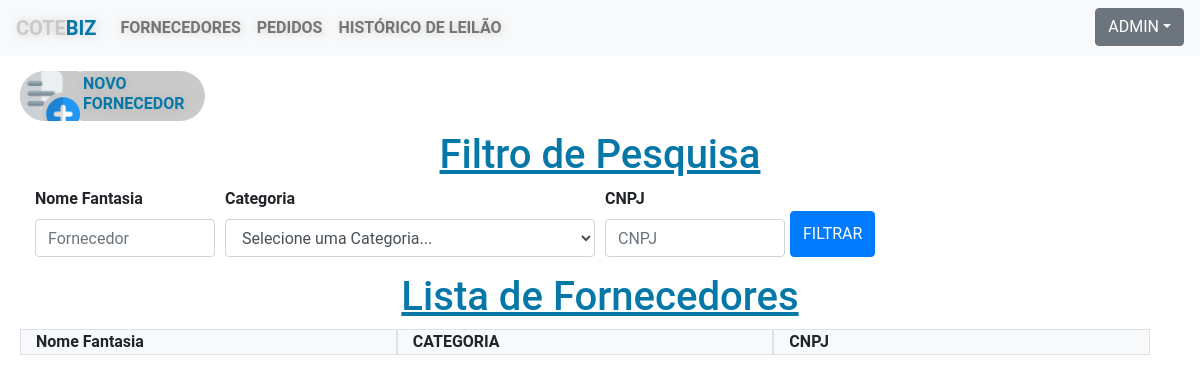
Page /listar_fornecedores/ (signed in) on the earlier database version.
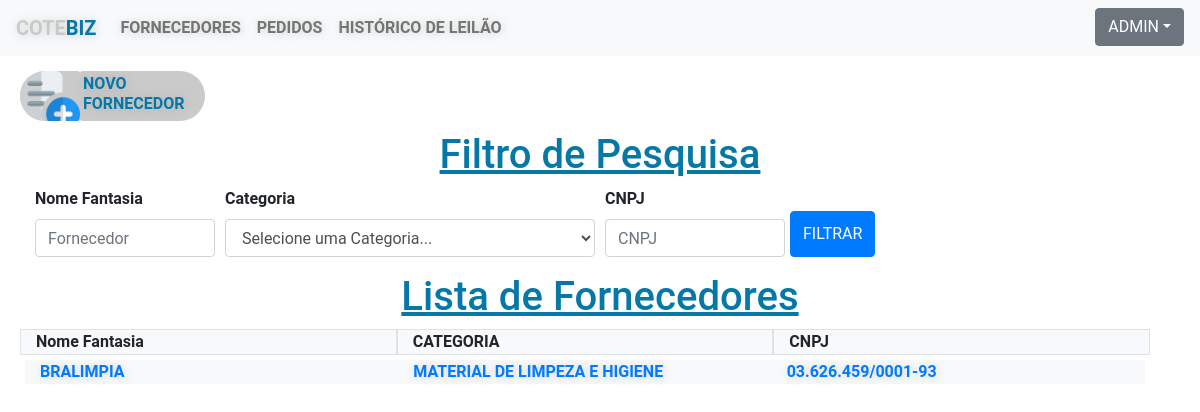
Same page on the later database version.
### core/models.py (models this page shows, shortened)
class Fornecedor(models.Model):
    fornecedor = models.CharField('Nome Fantasia', max_length=40, unique=True)
    razao_social = models.CharField('Razão Social.', max_length=80)
    cnpj = models.CharField('CNPJ',max_length=18)
    inscricao_estadual = models.CharField('I.Estadual:',max_length=15)
    categoria_choices = (
                ('Material de Limpeza e Higiene','Material de Limpeza e Higiene'),
                ('Material de Copa','Material de Copa'),
                ('Alimentos em Geral', 'Alimentos em Geral'),
                ('Frutas e Verduras', 'Frutas e Verduras'),
                ('Material de Escritório', 'Material de Escritório'),
                ('Bebidas', 'Bebidas'),
                ('Descartáveis e Embalagens', 'Descartáveis e Embalagens'),
                ('Itens de Manutenção Básica', 'Itens de Manutenção Básica'),
    )
    categoria = models.CharField(max_length=100, choices=categoria_choices)
    cep = models.CharField('CEP', max_length=11)
    rua = models.CharField('Rua', max_length=100)
    bairro = models.CharField('Bairro', max_length=30)
    cidade = models.CharField('Cidade', max_length=30)
    uf = models.CharField('UF', max_length=30)
    numero = models.CharField('Número', max_length=10)
    telefone = models.CharField('Telefone', max_length=16, null=True, blank=True)
    celular = models.CharField('Celular', max_length=17, null=True, blank=True)
    email = models.CharField('Email', max_length=150, null=True, blank=True)
    observacao = models.CharField('Observação', max_length=400, null=True, blank=True)
    class Meta:
        verbose_name ='Fornecedor'
        verbose_name_plural ='Fornecedores'

### core/views.py (the view)
# urls.py: path('listar_fornecedores/', views.listar_fornecedores, name='listar_fornecedores'),
@login_required(login_url='/login_user/')
def listar_fornecedores(request):
    if str(request.user) == 'admin':
        fornecedores_all = Fornecedor.objects.all()
        fornecedor_query = request.GET.get('fornecedor')
        cnpj_query = request.GET.get('cnpj')
        categoria_query = request.GET.get('categoria')
        if fornecedor_query != '' and fornecedor_query is not None:
            fornecedores_all = fornecedores_all.filter(fornecedor__icontains=fornecedor_query)
        if cnpj_query != '' and cnpj_query is not None:
            fornecedores_all = fornecedores_all.filter(cnpj__icontains=cnpj_query)
        if categoria_query != '' and categoria_query is not None:
            fornecedores_all = fornecedores_all.filter(categoria__icontains=categoria_query)
        context={
            'fornecedores_all': fornecedores_all
        }
        return render(request, "listar_fornecedores.html", context)
    else:
        return redirect('/')

### core/templates/listar_fornecedores.html (shortened to what this page needs)
{% extends "pagina_modelo.html" %}
{% load static %}
{% block content %}
<link rel="stylesheet" href="{% static 'css/lista-fornecedor.css' %}">
<div class="conteudo">
    <div class="container">
        <div class="row">
            <a onclick="limpar_campos()" href="/cadastrar_fornecedor/">
                <div class="logo-container">
                     <div class="logo face">
                         <img src="/static/imagens/add-pedido.png" alt="pedido de cotação">
                     </div>
                     <div class="brand">
                         Novo Fornecedor
                     </div>
                 </div>
             </a>
        </div>
    </div>
    <div class="container">
        <h1 class="text-center "><u>Filtro de Pesquisa</u></h1>
        <form method="GET" action="#">
            <div class="form-row">
              <div class="form-group  col-md-2 col-lg-2">
                  <label for="fornecedor"><strong>Nome Fantasia</strong></label>
                  <input type="text" class="form-control" id="fornecedor" name="fornecedor" placeholder="Fornecedor">
              </div>
              <div class="form-group col-md-4">
                <label for="categoria"><strong>Categoria</strong></label>
                <select id="categoria" name="categoria" class="form-control">
                    <option value="">Selecione uma Categoria...</option>
                </select>
              </div>
              <div class="form-group col-md-2 col-lg-2">
                <label for="cnpj"><strong>CNPJ</strong></label>
                <input type="text" class="form-control" id="cnpj" name="cnpj" placeholder="CNPJ">
            </div>
              <button type="submit" class="btn btn-primary  mt-4 mb-3">Filtrar</button>
              </div>
      </form>
      <h1 class="text-center "><u>Lista de Fornecedores</u></h1>
        <div class="row w-100">
            <div class="col border bg-light" ><strong>Nome Fantasia</strong></div>
            <div class="col border bg-light"><strong>CATEGORIA</strong></div>
            <div class="col border bg-light"><strong>CNPJ</strong></div>
        </div>
    {% for fornecedor in fornecedores_all %}
        <div class="container">
            <div class="row w-100">
                <div class="col border-bottom-3 bg-light" ><a onclick="limpar_campos()" href="/detalhar_fornecedor/{{fornecedor.id}}">{{ fornecedor.fornecedor}}</a></div>
                <div class="col border-bottom-0 bg-light" ><a onclick="limpar_campos()" href="/detalhar_fornecedor/{{fornecedor.id}}">{{ fornecedor.categoria}}</a></div>
                <div class="col border-bottom-0 bg-light" ><a onclick="limpar_campos()" href="/detalhar_fornecedor/{{fornecedor.id}}">{{ fornecedor.cnpj}}</a></div>
            </div>
        </div>
    {% endfor %}
</div>
{% endblock %}

Differences in the rows shown:
added Fornecedor: fornecedor "BRALIMPIA", categoria "MATERIAL DE LIMPEZA E HIGIENE", cnpj "03.626.459/0001-93"
